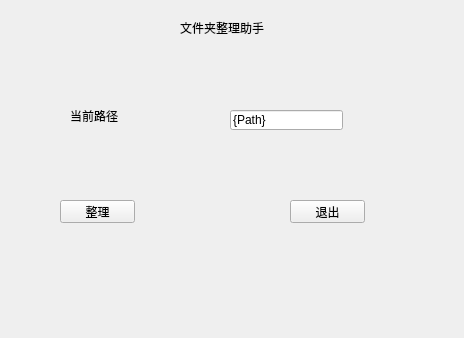
<?xml version="1.0" encoding="UTF-8"?>
<ui version="4.0">
 <class>WizardPage</class>
 <widget class="QWizardPage" name="WizardPage">
  <property name="geometry">
   <rect>
    <x>0</x>
    <y>0</y>
    <width>464</width>
    <height>338</height>
   </rect>
  </property>
  <property name="windowTitle">
   <string>WizardPage</string>
  </property>
  <widget class="QPushButton" name="pushButton">
   <property name="geometry">
    <rect>
     <x>60</x>
     <y>200</y>
     <width>75</width>
     <height>23</height>
    </rect>
   </property>
   <property name="text">
    <string>整理</string>
   </property>
  </widget>
  <widget class="QPushButton" name="pushButton_2">
   <property name="geometry">
    <rect>
     <x>290</x>
     <y>200</y>
     <width>75</width>
     <height>23</height>
    </rect>
   </property>
   <property name="text">
    <string>退出</string>
   </property>
  </widget>
  <widget class="QLabel" name="label">
   <property name="geometry">
    <rect>
     <x>180</x>
     <y>20</y>
     <width>91</width>
     <height>16</height>
    </rect>
   </property>
   <property name="text">
    <string>文件夹整理助手</string>
   </property>
  </widget>
  <widget class="QLabel" name="label_2">
   <property name="geometry">
    <rect>
     <x>70</x>
     <y>110</y>
     <width>54</width>
     <height>12</height>
    </rect>
   </property>
   <property name="text">
    <string>当前路径</string>
   </property>
  </widget>
  <widget class="QLineEdit" name="lineEdit">
   <property name="geometry">
    <rect>
     <x>230</x>
     <y>110</y>
     <width>113</width>
     <height>20</height>
    </rect>
   </property>
   <property name="text">
    <string>{Path}</string>
   </property>
  </widget>
 </widget>
 <resources/>
 <connections/>
</ui>
